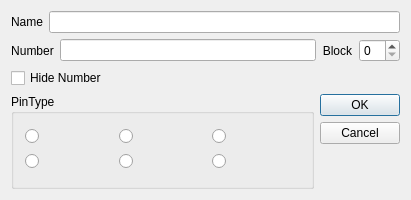
<?xml version="1.0" encoding="UTF-8"?>
<ui version="4.0">
 <class>proppindlg</class>
 <widget class="QDialog" name="proppindlg">
  <property name="windowModality">
   <enum>Qt::WindowModal</enum>
  </property>
  <property name="geometry">
   <rect>
    <x>0</x>
    <y>0</y>
    <width>411</width>
    <height>200</height>
   </rect>
  </property>
  <property name="minimumSize">
   <size>
    <width>370</width>
    <height>200</height>
   </size>
  </property>
  <property name="windowTitle">
   <string>Pin Property</string>
  </property>
  <property name="modal">
   <bool>true</bool>
  </property>
  <layout class="QGridLayout">
   <item row="3" column="0">
    <widget class="QGroupBox" name="groupBox1">
     <property name="title">
      <string>PinType</string>
     </property>
     <layout class="QGridLayout">
      <item row="1" column="2">
       <widget class="QRadioButton" name="radioZero">
        <property name="text">
         <string/>
        </property>
        <property name="icon">
         <iconset>
          <normaloff/>
         </iconset>
        </property>
        <property name="iconSize">
         <size>
          <width>60</width>
          <height>20</height>
         </size>
        </property>
       </widget>
      </item>
      <item row="0" column="2">
       <widget class="QRadioButton" name="radioCk">
        <property name="text">
         <string/>
        </property>
        <property name="icon">
         <iconset>
          <normaloff/>
         </iconset>
        </property>
        <property name="iconSize">
         <size>
          <width>60</width>
          <height>20</height>
         </size>
        </property>
        <property name="autoRepeat">
         <bool>false</bool>
        </property>
       </widget>
      </item>
      <item row="1" column="1">
       <widget class="QRadioButton" name="radioS">
        <property name="text">
         <string/>
        </property>
        <property name="icon">
         <iconset>
          <normaloff/>
         </iconset>
        </property>
        <property name="iconSize">
         <size>
          <width>60</width>
          <height>20</height>
         </size>
        </property>
        <property name="autoRepeat">
         <bool>false</bool>
        </property>
       </widget>
      </item>
      <item row="0" column="1">
       <widget class="QRadioButton" name="radioNeg">
        <property name="text">
         <string/>
        </property>
        <property name="icon">
         <iconset>
          <normaloff/>
         </iconset>
        </property>
        <property name="iconSize">
         <size>
          <width>60</width>
          <height>20</height>
         </size>
        </property>
        <property name="autoRepeat">
         <bool>false</bool>
        </property>
       </widget>
      </item>
      <item row="1" column="0">
       <widget class="QRadioButton" name="radioNegCk">
        <property name="text">
         <string/>
        </property>
        <property name="icon">
         <iconset>
          <normaloff/>
         </iconset>
        </property>
        <property name="iconSize">
         <size>
          <width>60</width>
          <height>20</height>
         </size>
        </property>
        <property name="autoRepeat">
         <bool>false</bool>
        </property>
       </widget>
      </item>
      <item row="0" column="0">
       <widget class="QRadioButton" name="radioNorm">
        <property name="text">
         <string/>
        </property>
        <property name="icon">
         <iconset>
          <normaloff/>
         </iconset>
        </property>
        <property name="iconSize">
         <size>
          <width>60</width>
          <height>20</height>
         </size>
        </property>
        <property name="autoRepeat">
         <bool>false</bool>
        </property>
       </widget>
      </item>
     </layout>
    </widget>
   </item>
   <item row="3" column="1">
    <layout class="QVBoxLayout">
     <item>
      <widget class="QPushButton" name="buttonOK">
       <property name="sizePolicy">
        <sizepolicy hsizetype="Fixed" vsizetype="Fixed">
         <horstretch>0</horstretch>
         <verstretch>0</verstretch>
        </sizepolicy>
       </property>
       <property name="text">
        <string>OK</string>
       </property>
      </widget>
     </item>
     <item>
      <widget class="QPushButton" name="buttonCancel">
       <property name="sizePolicy">
        <sizepolicy hsizetype="Fixed" vsizetype="Fixed">
         <horstretch>0</horstretch>
         <verstretch>0</verstretch>
        </sizepolicy>
       </property>
       <property name="text">
        <string>Cancel</string>
       </property>
      </widget>
     </item>
     <item>
      <spacer>
       <property name="orientation">
        <enum>Qt::Vertical</enum>
       </property>
       <property name="sizeType">
        <enum>QSizePolicy::MinimumExpanding</enum>
       </property>
       <property name="sizeHint" stdset="0">
        <size>
         <width>20</width>
         <height>21</height>
        </size>
       </property>
      </spacer>
     </item>
    </layout>
   </item>
   <item row="2" column="0" colspan="2">
    <widget class="QCheckBox" name="checkHide">
     <property name="text">
      <string>Hide Number</string>
     </property>
    </widget>
   </item>
   <item row="1" column="0" colspan="2">
    <layout class="QHBoxLayout">
     <item>
      <layout class="QHBoxLayout">
       <item>
        <widget class="QLabel" name="textLabel2">
         <property name="text">
          <string>Number</string>
         </property>
         <property name="alignment">
          <set>Qt::AlignCenter</set>
         </property>
        </widget>
       </item>
       <item>
        <widget class="QLineEdit" name="editNumber">
         <property name="sizePolicy">
          <sizepolicy hsizetype="Expanding" vsizetype="Fixed">
           <horstretch>255</horstretch>
           <verstretch>0</verstretch>
          </sizepolicy>
         </property>
        </widget>
       </item>
      </layout>
     </item>
     <item>
      <layout class="QHBoxLayout">
       <item>
        <widget class="QLabel" name="textLabel2_2">
         <property name="text">
          <string>Block</string>
         </property>
         <property name="alignment">
          <set>Qt::AlignCenter</set>
         </property>
        </widget>
       </item>
       <item>
        <widget class="QSpinBox" name="spinBlock"/>
       </item>
      </layout>
     </item>
    </layout>
   </item>
   <item row="0" column="0" colspan="2">
    <layout class="QHBoxLayout">
     <item>
      <widget class="QLabel" name="textLabel1">
       <property name="text">
        <string>Name</string>
       </property>
       <property name="alignment">
        <set>Qt::AlignCenter</set>
       </property>
      </widget>
     </item>
     <item>
      <widget class="QLineEdit" name="editName">
       <property name="sizePolicy">
        <sizepolicy hsizetype="Preferred" vsizetype="Fixed">
         <horstretch>255</horstretch>
         <verstretch>0</verstretch>
        </sizepolicy>
       </property>
      </widget>
     </item>
    </layout>
   </item>
  </layout>
 </widget>
 <layoutdefault spacing="6" margin="11"/>
 <tabstops>
  <tabstop>editName</tabstop>
  <tabstop>editNumber</tabstop>
  <tabstop>spinBlock</tabstop>
  <tabstop>checkHide</tabstop>
  <tabstop>radioNorm</tabstop>
  <tabstop>radioCk</tabstop>
  <tabstop>radioNeg</tabstop>
  <tabstop>radioNegCk</tabstop>
  <tabstop>radioS</tabstop>
  <tabstop>radioZero</tabstop>
  <tabstop>buttonOK</tabstop>
  <tabstop>buttonCancel</tabstop>
 </tabstops>
 <resources/>
 <connections>
  <connection>
   <sender>buttonCancel</sender>
   <signal>clicked()</signal>
   <receiver>proppindlg</receiver>
   <slot>reject()</slot>
   <hints>
    <hint type="sourcelabel">
     <x>379</x>
     <y>136</y>
    </hint>
    <hint type="destinationlabel">
     <x>396</x>
     <y>172</y>
    </hint>
   </hints>
  </connection>
 </connections>
</ui>
